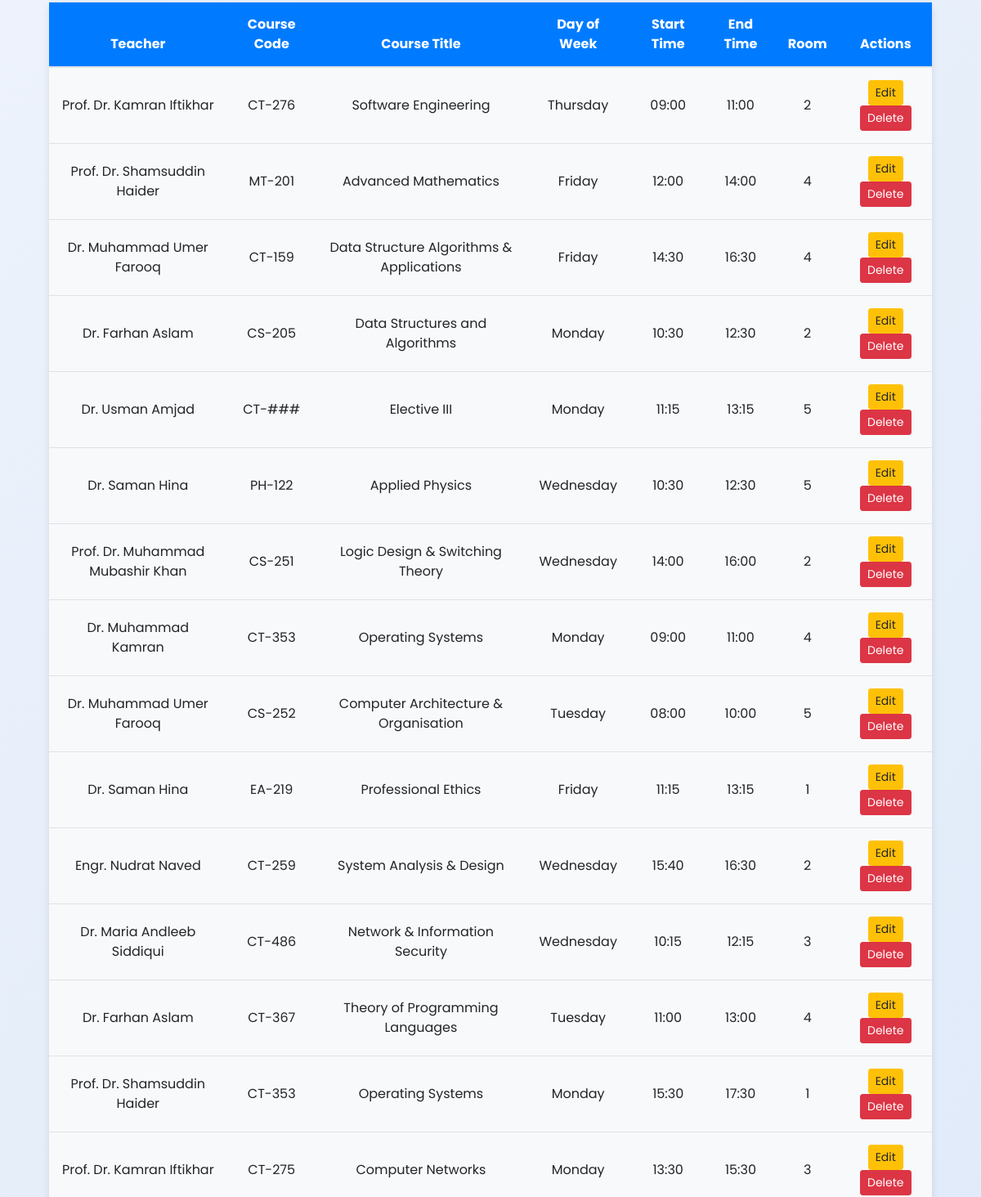
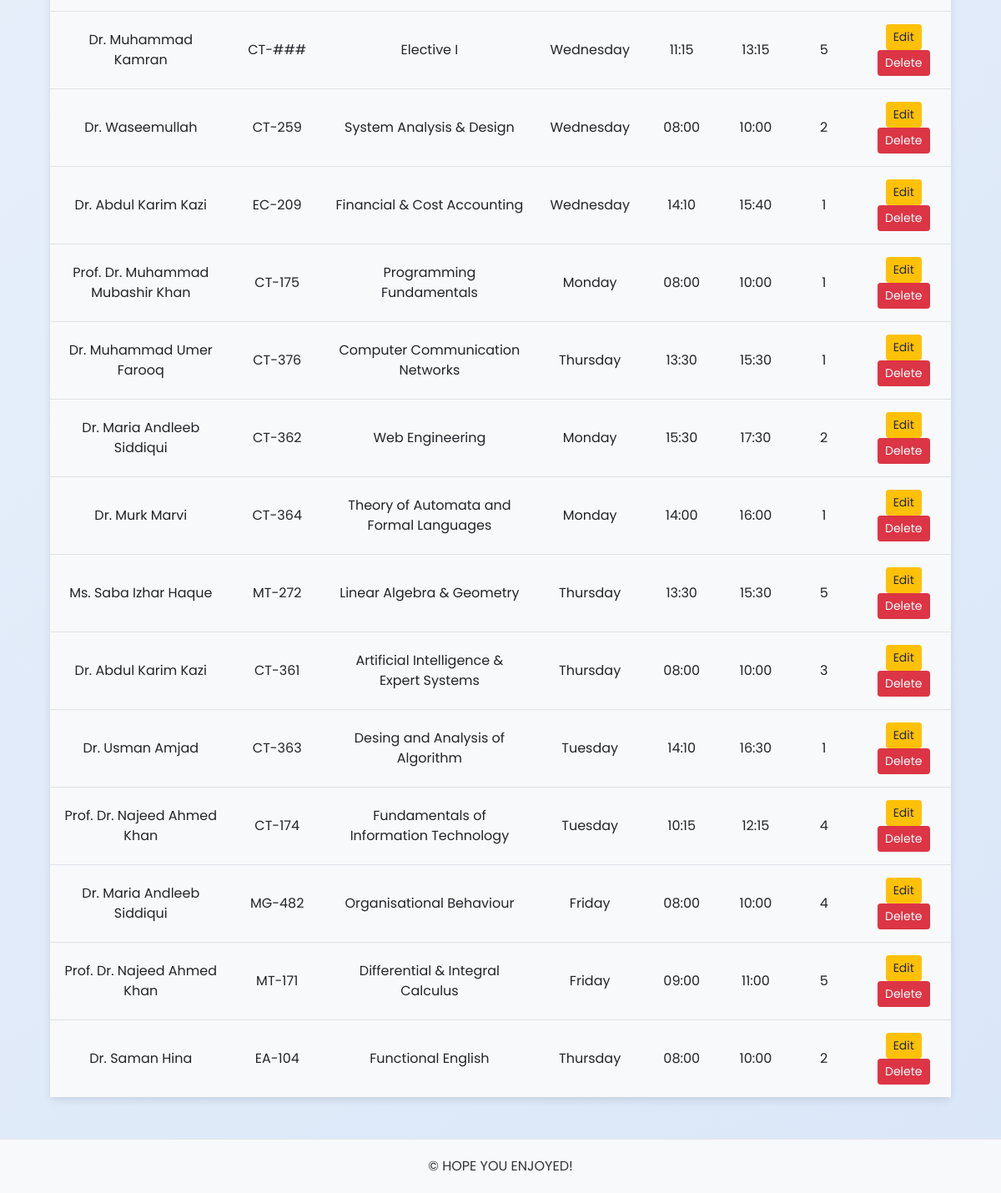
The app's page /courses (lower part), older data (2 pictures, top to bottom).
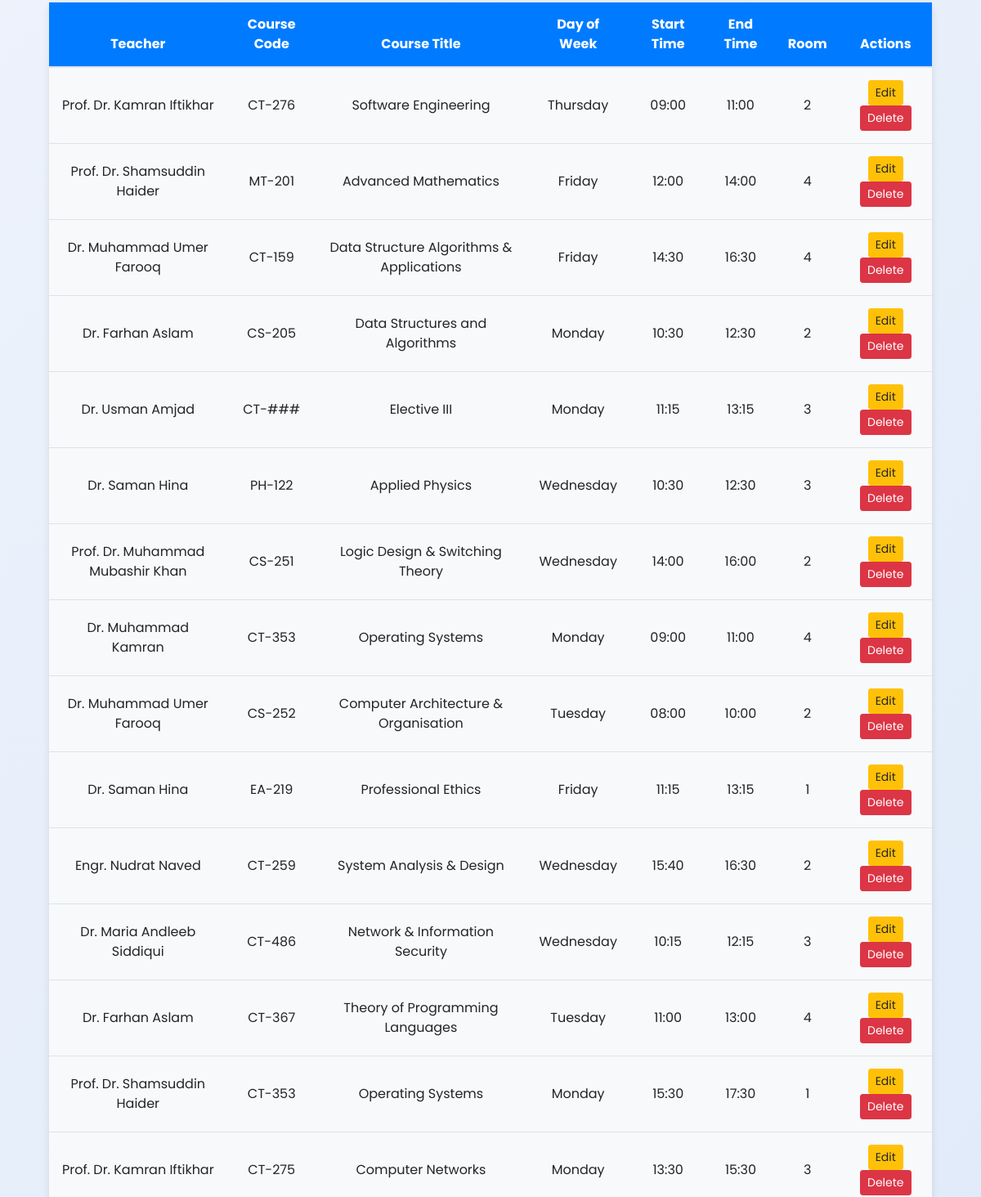
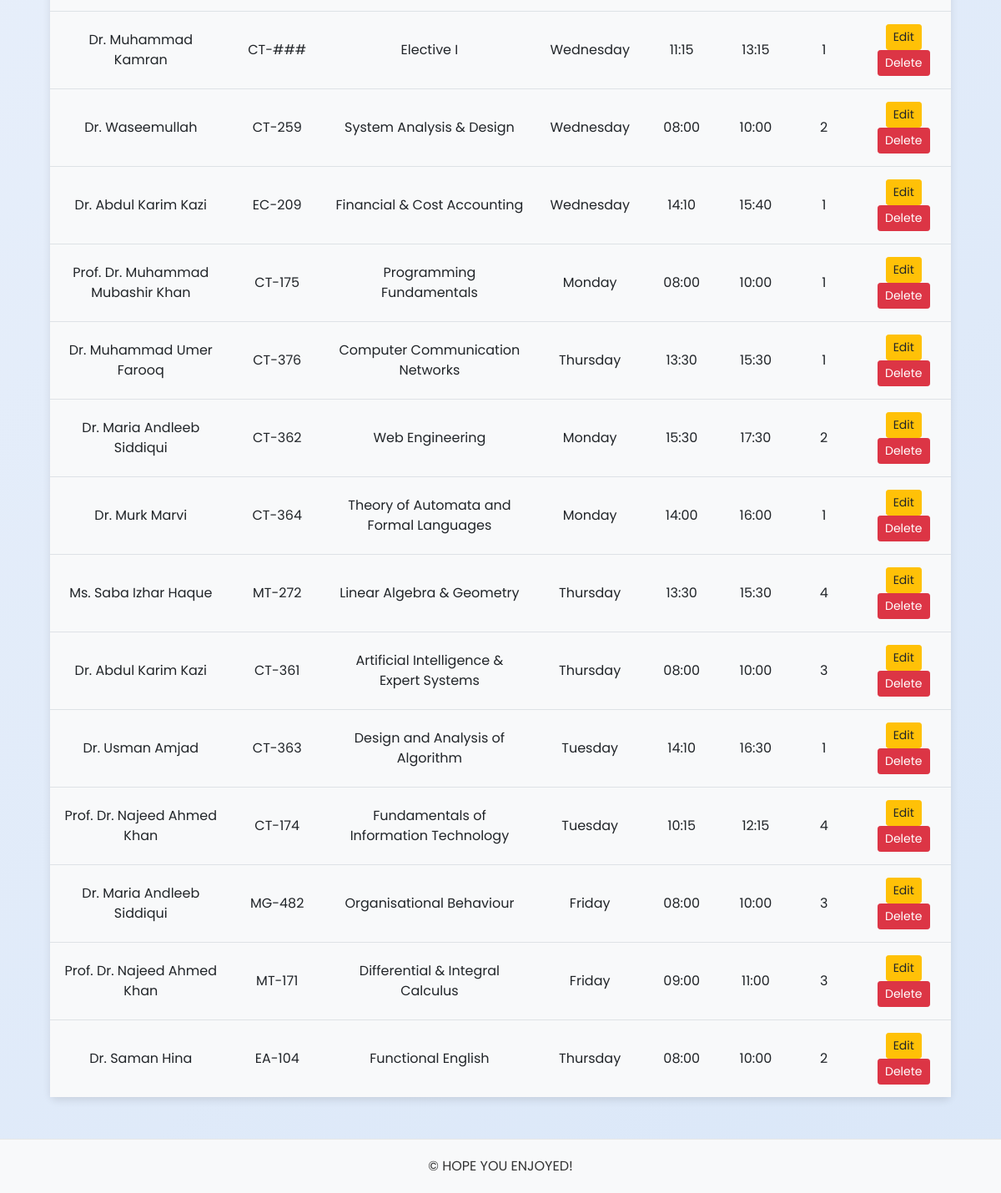
The same page, newer data (2 pictures, top to bottom).
### tables this page shows
CREATE TABLE course_schedule (
        id INTEGER PRIMARY KEY AUTOINCREMENT,
        teacher_name TEXT NOT NULL,
        course_code TEXT NOT NULL,
        course_title TEXT NOT NULL,
        day_of_week TEXT NOT NULL,
        class_start_time TIME NOT NULL,
        class_end_time TIME NOT NULL,
        room INTEGER NOT NULL
    );

### app.py (the view)
@app.route('/courses', methods=['GET', 'POST'])
def course_list():
    try:
        teacher_name = request.args.get('teacher_name', '').strip()
        course_code = request.args.get('course_code', '').strip()
        day_of_week = request.args.get('day_of_week', '').strip()
        query = "SELECT * FROM course_schedule WHERE 1=1"
        params = []
        if teacher_name:
            query += " AND teacher_name LIKE ?"
            params.append(f"%{teacher_name}%")
        if course_code:
            query += " AND course_code LIKE ?"
            params.append(f"%{course_code}%")
        if day_of_week:
            query += " AND day_of_week LIKE ?"
            params.append(f"%{day_of_week}%")
        with get_db_connection() as conn:
            if conn:
                cursor = conn.cursor()
                cursor.execute(query, tuple(params))
                courses = cursor.fetchall()
            else:
                raise sqlite3.Error("Failed to connect to the database")
        if not courses:
            flash("No courses found with the selected filters.", "info")
        return render_template('index.html', courses=courses)
    except sqlite3.Error as e:
        flash(f"Error fetching course data: {e}", "danger")
        return render_template('index.html', courses=[])

### app.py (called while the page is built)
def get_db_connection():
    try:
        conn = sqlite3.connect('university_schedule.db')  # Connect to the database file
        conn.row_factory = sqlite3.Row  # Allows rows to behave like dictionaries
        return conn
    except sqlite3.Error as e:
        print(f"Database connection error: {e}")
        flash(f"Database error: {e}", "danger")
        return None

### templates/index.html (shortened to what this page needs)
{% extends 'base.html' %}
{% block content %}
    <div class="container">
        <table class="table">
            <thead>
                <tr>
                    <th>Teacher</th>
                    <th>Course Code</th>
                    <th>Course Title</th>
                    <th>Day of Week</th>
                    <th>Start Time</th>
                    <th>End Time</th>
                    <th>Room</th>
                    <th>Actions</th>
                </tr>
            </thead>
            <tbody>
                {% for course in courses %}
                <tr>
                    <td>{{ course.teacher_name }}</td>
                    <td>{{ course.course_code }}</td>
                    <td>{{ course.course_title }}</td>
                    <td>{{ course.day_of_week }}</td>
                    <td>{{ course.class_start_time }}</td>
                    <td>{{ course.class_end_time }}</td>
                    <td>{{ course.room }}</td>
                    <td>
                        <a href="{{ url_for('edit_course', id=course.id) }}" class="btn btn-warning btn-sm">Edit</a>
                        <a href="{{ url_for('delete_course', id=course.id) }}" class="btn btn-danger btn-sm" onclick="return confirm('Are you sure you want to delete this course?');">Delete</a>
                    </td>
                </tr>
                {% endfor %}
            </tbody>
        </table>
    </div>
{% endblock %}

### templates/base.html (shortened to what this page needs)
<!DOCTYPE html>
<html lang="en">
<head>
    <link rel="stylesheet" href="https://stackpath.bootstrapcdn.com/bootstrap/4.5.2/css/bootstrap.min.css">
</head>
<body>
    <div class="content">
        <div class="container mt-4">
            {% block content %}
            {% endblock %}
        </div>
    </div>
    <div class="footer">&copy; HOPE YOU ENJOYED! {{ current_year }}</div>
</body>
</html>

### templates/base.html (style rules this page uses)
body { font-family: "Poppins", sans-serif; background: linear-gradient(135deg, #f0f4fc, #dae7f8); color: #333; margin: 0; padding: 0; }
.content { padding-top: 80px; }
.footer { text-align: center; padding: 20px; background: #f8f9fa; margin-top: 50px; border-top: 1px solid #e7e7e7; }
body { font-family: 'Poppins', sans-serif; background-color: #f7f7f7; margin: 0; padding: 0; }
.table { background-color: #fff; border-radius: 8px; box-shadow: 0 4px 10px rgba(0, 0, 0, 0.1); border-collapse: collapse; }
.table th, .table td { text-align: center; padding: 15px; vertical-align: middle; }
.table th { background-color: #007bff; color: white; }
.table td { background-color: #f8f9fa; font-size: 1rem; }

Row changes from the older to the newer data that the page shows:
changed course_schedule "Elective III": room "5" → "3"
changed course_schedule "PH-122": room "5" → "3"
changed course_schedule "CS-252": room "5" → "2"
changed course_schedule "Elective I": room "5" → "1"
changed course_schedule "Ms. Saba Izhar Haque": room "5" → "4"
changed course_schedule "CT-363": course_title "Desing and Analysis of Algorithm" → "Design and Analysis of Algorithm"
changed course_schedule "MG-482": room "4" → "3"
changed course_schedule "MT-171": room "5" → "3"
